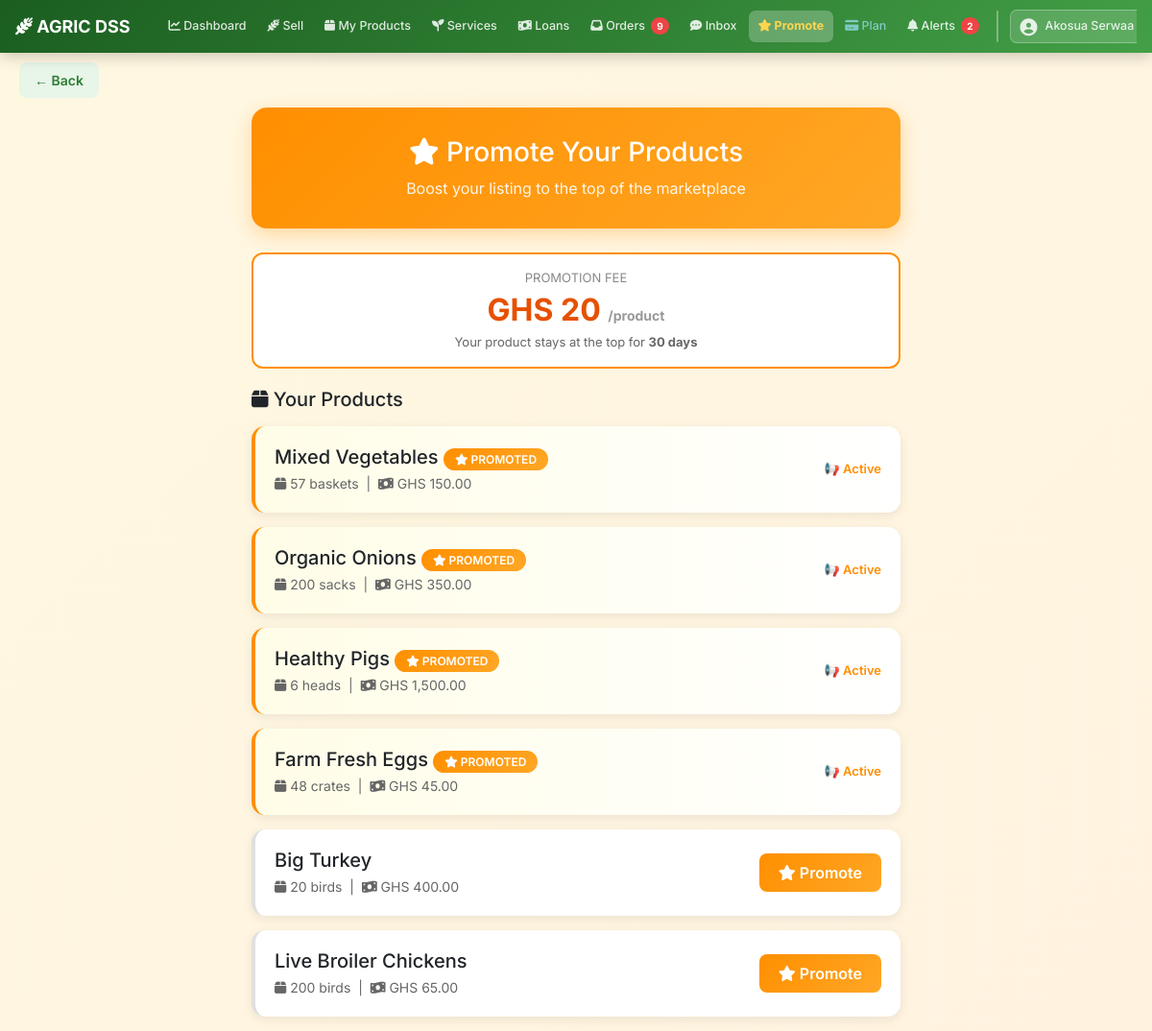
/promote_product.php (signed in), run on the app's committed database.
### tables this page shows
CREATE TABLE products (
        id INTEGER PRIMARY KEY AUTOINCREMENT,
        user_id INTEGER,
        product_name TEXT,
        name TEXT,
        quantity INTEGER,
        type TEXT,
        unit TEXT,
        image TEXT,
        status TEXT,
        description TEXT,
        price REAL
    , is_promoted INTEGER DEFAULT 0, promoted_at DATETIME, unit_weight REAL, weight_unit TEXT);

### db.php (called while the page is built, shortened)
<?php
class sqlite_mysqli_result {
    private $rows = [];
    private $index = 0;
    public $num_rows = 0;
    public function __construct($stmt) {
        if ($stmt) {
            $this->rows = $stmt->fetchAll(PDO::FETCH_ASSOC);
            if ($this->rows) {
                $this->num_rows = count($this->rows);
            }
        }
    }
    public function fetch_assoc() {
        if ($this->index < $this->num_rows) {
            return $this->rows[$this->index++];
        }
        return null;
    }
}
class sqlite_mysqli {
    private $pdo;
    public function __construct($filename) {
        try {
            $this->pdo = new PDO("sqlite:" . $filename);
            $this->pdo->setAttribute(PDO::ATTR_ERRMODE, PDO::ERRMODE_EXCEPTION);
            $this->pdo->exec("PRAGMA foreign_keys = ON;");
        } catch (Exception $e) {
            $this->connect_error = $e->getMessage();
        }
    }
    public function query($query) {
        try {
            $upper = strtoupper(ltrim($query));
            if (strpos($upper, 'SELECT') === 0 || strpos($upper, 'SHOW') === 0 || strpos($upper, 'DESCRIBE') === 0 || strpos($upper, 'PRAGMA') === 0) {
                $stmt = $this->pdo->query($query);
                if ($stmt) {
                    return new sqlite_mysqli_result($stmt);
                }
                return false;
            } else {
                $res = $this->pdo->exec($query);
                $this->insert_id = $this->pdo->lastInsertId();
                return $res !== false ? true : false;
            }
        } catch (Exception $e) {
            $this->error = $e->getMessage();
            return false;
        }
    }
}
$conn = new sqlite_mysqli(__DIR__ . '/database.sqlite');
?>

### promote_product.php (the view, shortened to what this page needs)
<?php
include 'db.php';
include 'back_button.php';
$user_id = $_SESSION['user_id'];
$products = $conn->query("SELECT * FROM products WHERE user_id='$user_id' ORDER BY is_promoted DESC, id DESC");
?>
<!DOCTYPE html>
<html>
<head>
<link href="https://cdn.jsdelivr.net/npm/bootstrap@5.3.0/dist/css/bootstrap.min.css" rel="stylesheet">
</head>
<body>
<?php include 'navbar.php'; ?>
<div class="container" style="max-width: 700px;">
<div class="promo-header">
    <h3><i class='fas fa-star'></i> Promote Your Products</h3>
    <p style="margin: 0; opacity: 0.9;">Boost your listing to the top of the marketplace</p>
</div>
<div class="price-box">
    <p style="margin: 0; color: #888; font-size: 13px;">PROMOTION FEE</p>
    <div class="amount">GHS 20 <small style="font-size: 14px; color: #999;">/product</small></div>
    <p style="margin: 0; color: #666; font-size: 13px;">Your product stays at the top for <b>30 days</b></p>
</div>
<h5 class="mb-3"><i class='fas fa-box'></i> Your Products</h5>
<?php if ($products && $products->num_rows > 0): ?>
    <?php while ($p = $products->fetch_assoc()): ?>
        <div class="product-card <?= $p['is_promoted'] ? 'promoted' : '' ?>">
            <div style="display: flex; justify-content: space-between; align-items: center;">
                <div>
                    <h5 style="margin: 0;">
                        <?= htmlspecialchars($p['product_name'] ?: $p['type']) ?>
                        <?php if ($p['is_promoted']): ?>
                            <span class="promoted-badge"><i class='fas fa-star'></i> PROMOTED</span>
                        <?php endif; ?>
                    </h5>
                    <p style="margin: 5px 0 0; color: #666; font-size: 14px;">
                        <i class='fas fa-box'></i> <?= $p['quantity'] ?> <?= $p['unit'] ?> &nbsp;|&nbsp;
                        <i class='fas fa-money-bill-wave'></i> GHS <?= number_format($p['price'] ?? 0, 2) ?>
                    </p>
                </div>
                <?php if (!$p['is_promoted']): ?>
                    <button class="btn-promote" onclick="document.getElementById('form-<?= $p['id'] ?>').style.display = document.getElementById('form-<?= $p['id'] ?>').style.display === 'none' ? 'block' : 'none'">
                        <i class='fas fa-star'></i> Promote
                    </button>
                <?php else: ?>
                    <span style="color: #ff8f00; font-weight: 600; font-size: 13px;">📢 Active</span>
                <?php endif; ?>
            </div>
        </div>
    <?php endwhile; ?>
<?php else: ?>
    <p class="text-center" style="color: #999;">You don't have any products to promote yet. <a href="sell.php">Upload a product first</a>.</p>
<?php endif; ?>
</div>
</body>
</html>

### animations.css (style rules this page uses)
[data-anim] { opacity: 0; transition: opacity 0.6s ease, transform 0.6s ease; will-change: opacity, transform; }
[data-anim="fade-up"] { transform: translateY(40px); }
[data-delay="4"] { transition-delay: 0.4s; }
[data-delay="5"] { transition-delay: 0.5s; }
[data-delay="6"] { transition-delay: 0.6s; }
.page-header, .welcome-header, .profile-strip, .pricing-card, .promo-header { animation: heroReveal 0.6s ease both; }
.product-card { animation: pageSlideUp 0.5s ease both; }
.product-card:nth-child(4) { animation-delay: 0.2s; }
.stat-card, .action-card, .farmer-card, .buyer-card, .product-card, .card-box, .quick-link-card, .notif-card { transition: transform 0.3s cubic-bezier(0.25, 0.46, 0.45, 0.94), box-shadow 0.3s ease; }
.btn-action, .btn-pay, .btn-promote, .action-btn, .btn-products, .btn-orders, .btn-chat, .btn-delete, .btn-sell, .btn-buy, .btn-loan { transition: all 0.25s cubic-bezier(0.25, 0.46, 0.45, 0.94); }
html { scroll-behavior: smooth; }

### promote_product.php (style rules this page uses)
* { font-family: 'Inter', sans-serif; }
body { background: linear-gradient(135deg, #fff8e1, #fff3e0); min-height: 100vh; }
.promo-header { background: linear-gradient(135deg, #ff8f00, #ffa726); color: white; padding: 30px; border-radius: 16px; margin-bottom: 25px; text-align: center; box-shadow: 0 6px 20px rgba(255,143,0,0.3); }
.product-card { background: white; border-radius: 14px; padding: 20px; margin-bottom: 15px; box-shadow: 0 3px 12px rgba(0,0,0,0.08); transition: all 0.3s; border-left: 4px solid #e0e0e0; }
.product-card.promoted { border-left: 4px solid #ff8f00; background: linear-gradient(to right, #fffde7, white); }
.promoted-badge { background: linear-gradient(135deg, #ff8f00, #ffa726); color: white; padding: 4px 12px; border-radius: 20px; font-size: 12px; font-weight: 600; }
.btn-promote { background: linear-gradient(135deg, #ff8f00, #ffa726); color: white; border: none; padding: 8px 20px; border-radius: 8px; font-weight: 600; cursor: pointer; transition: all 0.3s; }
.price-box { background: white; border: 2px solid #ff8f00; border-radius: 12px; padding: 15px; text-align: center; margin-bottom: 20px; }
.price-box .amount { font-size: 32px; font-weight: 700; color: #e65100; }

### data on the page
products: product_name "Mixed Vegetables", is_promoted 1 (drawn), quantity "57", unit "baskets", price "150.00"
products: product_name "Organic Onions", is_promoted 1 (drawn), quantity "200", unit "sacks", price "350.00"
products: product_name "Healthy Pigs", is_promoted 1 (drawn), quantity "6", unit "heads", price "1,500.00"
products: product_name "Farm Fresh Eggs", is_promoted 1 (drawn), quantity "48", unit "crates", price "45.00"
products: product_name "Big Turkey", quantity "20", unit "birds", price "400.00"
products: product_name "Live Broiler Chickens", quantity "200", unit "birds", price "65.00"

### other printed values
$_order_count "9"
$_notif_count "2"
$name "Akosua Serwaa"
$label "Back"
